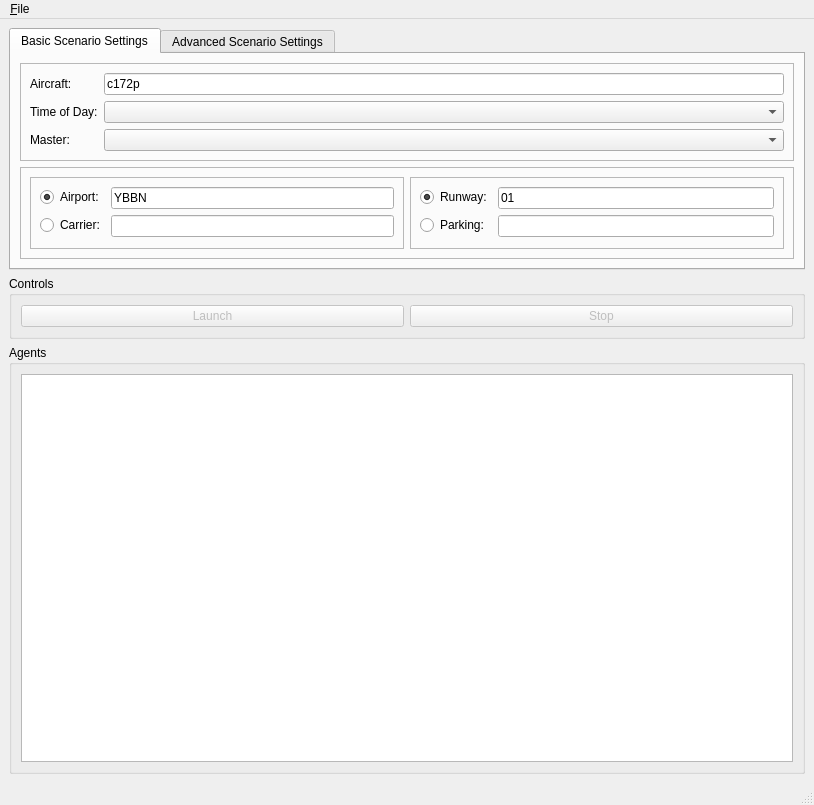
<?xml version="1.0" encoding="UTF-8"?>
<ui version="4.0">
 <class>MainWindow</class>
 <widget class="QMainWindow" name="MainWindow">
  <property name="geometry">
   <rect>
    <x>0</x>
    <y>0</y>
    <width>814</width>
    <height>805</height>
   </rect>
  </property>
  <property name="sizePolicy">
   <sizepolicy hsizetype="Expanding" vsizetype="Preferred">
    <horstretch>0</horstretch>
    <verstretch>0</verstretch>
   </sizepolicy>
  </property>
  <property name="windowTitle">
   <string>FlightGear Orchestrator</string>
  </property>
  <widget class="QWidget" name="centralwidget">
   <layout class="QVBoxLayout" name="verticalLayout">
    <item>
     <widget class="QTabWidget" name="tabScenarioSettings">
      <property name="sizePolicy">
       <sizepolicy hsizetype="Preferred" vsizetype="Maximum">
        <horstretch>0</horstretch>
        <verstretch>0</verstretch>
       </sizepolicy>
      </property>
      <property name="currentIndex">
       <number>0</number>
      </property>
      <widget class="QWidget" name="groupScenarioSettingsPage1_2">
       <attribute name="title">
        <string>Basic Scenario Settings</string>
       </attribute>
       <layout class="QVBoxLayout" name="verticalLayout_2">
        <item>
         <widget class="QFrame" name="frame_2">
          <property name="frameShape">
           <enum>QFrame::StyledPanel</enum>
          </property>
          <property name="frameShadow">
           <enum>QFrame::Raised</enum>
          </property>
          <layout class="QFormLayout" name="formLayout">
           <item row="0" column="0">
            <widget class="QLabel" name="label_6">
             <property name="text">
              <string>Aircraft:</string>
             </property>
            </widget>
           </item>
           <item row="0" column="1">
            <widget class="QLineEdit" name="leAircraft">
             <property name="text">
              <string>c172p</string>
             </property>
            </widget>
           </item>
           <item row="1" column="0">
            <widget class="QLabel" name="label_2">
             <property name="text">
              <string>Time of Day:</string>
             </property>
            </widget>
           </item>
           <item row="1" column="1">
            <widget class="QComboBox" name="cbTimeOfDay"/>
           </item>
           <item row="2" column="0">
            <widget class="QLabel" name="label_3">
             <property name="text">
              <string>Master:</string>
             </property>
            </widget>
           </item>
           <item row="2" column="1">
            <widget class="QComboBox" name="cbMasterAgent">
             <property name="toolTip">
              <string>Select an agent to be master, must be online and ready</string>
             </property>
            </widget>
           </item>
          </layout>
         </widget>
        </item>
        <item>
         <widget class="QFrame" name="frame_3">
          <property name="frameShape">
           <enum>QFrame::StyledPanel</enum>
          </property>
          <property name="frameShadow">
           <enum>QFrame::Raised</enum>
          </property>
          <layout class="QHBoxLayout" name="horizontalLayout_4">
           <item>
            <widget class="QFrame" name="frame_5">
             <property name="sizePolicy">
              <sizepolicy hsizetype="Preferred" vsizetype="Preferred">
               <horstretch>0</horstretch>
               <verstretch>0</verstretch>
              </sizepolicy>
             </property>
             <property name="frameShape">
              <enum>QFrame::StyledPanel</enum>
             </property>
             <property name="frameShadow">
              <enum>QFrame::Raised</enum>
             </property>
             <layout class="QFormLayout" name="formLayout_2">
              <item row="0" column="0">
               <widget class="QRadioButton" name="rbAirport">
                <property name="text">
                 <string>Airport:</string>
                </property>
                <property name="checked">
                 <bool>true</bool>
                </property>
               </widget>
              </item>
              <item row="0" column="1">
               <widget class="QLineEdit" name="leAirport">
                <property name="text">
                 <string>YBBN</string>
                </property>
               </widget>
              </item>
              <item row="1" column="0">
               <widget class="QRadioButton" name="rbCarrier">
                <property name="text">
                 <string>Carrier:</string>
                </property>
               </widget>
              </item>
              <item row="1" column="1">
               <widget class="QLineEdit" name="leCarrier"/>
              </item>
             </layout>
            </widget>
           </item>
           <item>
            <widget class="QFrame" name="frame_4">
             <property name="frameShape">
              <enum>QFrame::StyledPanel</enum>
             </property>
             <property name="frameShadow">
              <enum>QFrame::Raised</enum>
             </property>
             <layout class="QFormLayout" name="formLayout_3">
              <item row="0" column="0">
               <widget class="QRadioButton" name="rbRunway">
                <property name="text">
                 <string>Runway:</string>
                </property>
                <property name="checked">
                 <bool>true</bool>
                </property>
               </widget>
              </item>
              <item row="1" column="0">
               <widget class="QRadioButton" name="rbParking">
                <property name="text">
                 <string>Parking:</string>
                </property>
               </widget>
              </item>
              <item row="0" column="1">
               <widget class="QLineEdit" name="leRunway">
                <property name="text">
                 <string>01</string>
                </property>
               </widget>
              </item>
              <item row="1" column="1">
               <widget class="QLineEdit" name="leParking"/>
              </item>
             </layout>
            </widget>
           </item>
          </layout>
         </widget>
        </item>
       </layout>
      </widget>
      <widget class="QWidget" name="tab">
       <attribute name="title">
        <string>Advanced Scenario Settings</string>
       </attribute>
       <layout class="QVBoxLayout" name="verticalLayout_3">
        <item>
         <widget class="QFrame" name="frame_6">
          <property name="minimumSize">
           <size>
            <width>30</width>
            <height>30</height>
           </size>
          </property>
          <property name="frameShape">
           <enum>QFrame::StyledPanel</enum>
          </property>
          <property name="frameShadow">
           <enum>QFrame::Raised</enum>
          </property>
          <layout class="QFormLayout" name="formLayout_5">
           <item row="0" column="0">
            <widget class="QLabel" name="label">
             <property name="text">
              <string>Terrasync Endpoint:</string>
             </property>
            </widget>
           </item>
           <item row="0" column="1">
            <widget class="QLineEdit" name="leTSEndpoint">
             <property name="text">
              <string>http://flightgear.sourceforge.net/scenery</string>
             </property>
            </widget>
           </item>
           <item row="1" column="0">
            <widget class="QLabel" name="label_5">
             <property name="text">
              <string>Ceiling HEIGHT[:THICKNESS]</string>
             </property>
            </widget>
           </item>
           <item row="1" column="1">
            <widget class="QLineEdit" name="leCeiling"/>
           </item>
           <item row="2" column="0">
            <widget class="QLabel" name="label_4">
             <property name="text">
              <string>Enable auto-coordination:</string>
             </property>
            </widget>
           </item>
           <item row="2" column="1">
            <widget class="QCheckBox" name="cbAutoCoordination">
             <property name="text">
              <string/>
             </property>
             <property name="checked">
              <bool>true</bool>
             </property>
            </widget>
           </item>
           <item row="3" column="0">
            <widget class="QLabel" name="label_7">
             <property name="text">
              <string>Visibility in meters:</string>
             </property>
            </widget>
           </item>
           <item row="3" column="1">
            <widget class="QLineEdit" name="leVisibilityMeters"/>
           </item>
           <item row="4" column="1">
            <widget class="QPushButton" name="pbManageAIScenarios">
             <property name="enabled">
              <bool>false</bool>
             </property>
             <property name="text">
              <string>Manage AI Scenarios</string>
             </property>
             <property name="checkable">
              <bool>false</bool>
             </property>
            </widget>
           </item>
           <item row="4" column="0">
            <widget class="QLabel" name="label_8">
             <property name="text">
              <string/>
             </property>
            </widget>
           </item>
          </layout>
         </widget>
        </item>
       </layout>
      </widget>
     </widget>
    </item>
    <item>
     <widget class="QGroupBox" name="groupControls">
      <property name="sizePolicy">
       <sizepolicy hsizetype="Preferred" vsizetype="Maximum">
        <horstretch>0</horstretch>
        <verstretch>0</verstretch>
       </sizepolicy>
      </property>
      <property name="title">
       <string>Controls</string>
      </property>
      <layout class="QHBoxLayout" name="horizontalLayout">
       <item>
        <widget class="QPushButton" name="pbLaunch">
         <property name="enabled">
          <bool>false</bool>
         </property>
         <property name="text">
          <string>Launch</string>
         </property>
        </widget>
       </item>
       <item>
        <widget class="QPushButton" name="pbStop">
         <property name="enabled">
          <bool>false</bool>
         </property>
         <property name="text">
          <string>Stop</string>
         </property>
        </widget>
       </item>
      </layout>
     </widget>
    </item>
    <item>
     <widget class="QGroupBox" name="groupBox">
      <property name="title">
       <string>Agents</string>
      </property>
      <layout class="QGridLayout" name="gridLayout">
       <item row="0" column="0">
        <widget class="QTableView" name="tvAgents">
         <property name="sizePolicy">
          <sizepolicy hsizetype="Expanding" vsizetype="Expanding">
           <horstretch>0</horstretch>
           <verstretch>0</verstretch>
          </sizepolicy>
         </property>
         <property name="contextMenuPolicy">
          <enum>Qt::CustomContextMenu</enum>
         </property>
         <property name="selectionMode">
          <enum>QAbstractItemView::SingleSelection</enum>
         </property>
         <property name="selectionBehavior">
          <enum>QAbstractItemView::SelectRows</enum>
         </property>
        </widget>
       </item>
      </layout>
     </widget>
    </item>
   </layout>
  </widget>
  <widget class="QMenuBar" name="menubar">
   <property name="geometry">
    <rect>
     <x>0</x>
     <y>0</y>
     <width>814</width>
     <height>18</height>
    </rect>
   </property>
   <widget class="QMenu" name="menu_File">
    <property name="title">
     <string>&amp;File</string>
    </property>
    <addaction name="actionNew_Scenario"/>
    <addaction name="actionLoad_Secnario"/>
    <addaction name="actionSave_Scenario"/>
    <addaction name="actionSave_As"/>
    <addaction name="separator"/>
    <addaction name="actionAddHost"/>
    <addaction name="separator"/>
    <addaction name="actionExit"/>
   </widget>
   <addaction name="menu_File"/>
  </widget>
  <widget class="QStatusBar" name="statusbar"/>
  <action name="actionExit">
   <property name="text">
    <string>E&amp;xit</string>
   </property>
  </action>
  <action name="action_Log">
   <property name="text">
    <string>&amp;Log</string>
   </property>
  </action>
  <action name="actionAddHost">
   <property name="text">
    <string>Add &amp;Host...</string>
   </property>
  </action>
  <action name="actionLoad_Secnario">
   <property name="enabled">
    <bool>true</bool>
   </property>
   <property name="text">
    <string>Open...</string>
   </property>
   <property name="visible">
    <bool>true</bool>
   </property>
  </action>
  <action name="actionSave_Scenario">
   <property name="enabled">
    <bool>true</bool>
   </property>
   <property name="text">
    <string>Save</string>
   </property>
  </action>
  <action name="actionNew_Scenario">
   <property name="enabled">
    <bool>true</bool>
   </property>
   <property name="text">
    <string>New</string>
   </property>
   <property name="visible">
    <bool>true</bool>
   </property>
  </action>
  <action name="actionSave_As">
   <property name="enabled">
    <bool>false</bool>
   </property>
   <property name="text">
    <string>Save As...</string>
   </property>
  </action>
 </widget>
 <tabstops>
  <tabstop>pbLaunch</tabstop>
  <tabstop>pbStop</tabstop>
  <tabstop>tabScenarioSettings</tabstop>
  <tabstop>leAircraft</tabstop>
  <tabstop>tvAgents</tabstop>
 </tabstops>
 <resources/>
 <connections/>
</ui>
